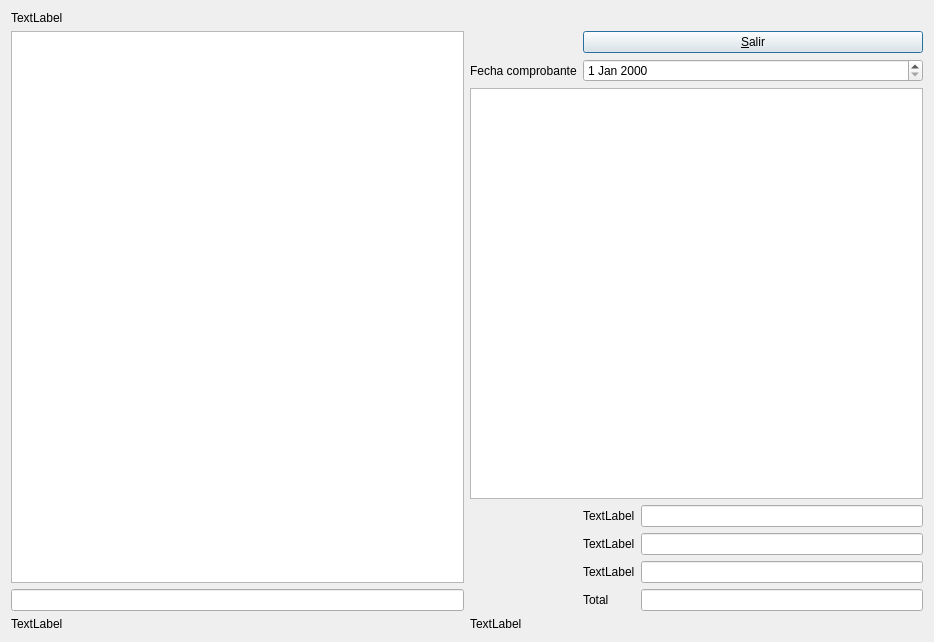
<?xml version="1.0" encoding="UTF-8"?>
<ui version="4.0">
 <class>Dialog</class>
 <widget class="QDialog" name="Dialog">
  <property name="geometry">
   <rect>
    <x>0</x>
    <y>0</y>
    <width>934</width>
    <height>642</height>
   </rect>
  </property>
  <property name="windowTitle">
   <string>Dialog</string>
  </property>
  <layout class="QHBoxLayout" name="horizontalLayout">
   <item>
    <layout class="QGridLayout" name="gridLayout_4">
     <item row="0" column="0">
      <widget class="QLabel" name="lblTitulo">
       <property name="text">
        <string>TextLabel</string>
       </property>
      </widget>
     </item>
     <item row="1" column="0">
      <layout class="QGridLayout" name="gridLayout_3">
       <item row="0" column="0">
        <widget class="QTableView" name="tableView"/>
       </item>
       <item row="1" column="0">
        <widget class="QLineEdit" name="lineEditCodBarra"/>
       </item>
      </layout>
     </item>
     <item row="1" column="1">
      <layout class="QGridLayout" name="gridLayout">
       <item row="5" column="1">
        <widget class="QLabel" name="lblPercepDGR">
         <property name="text">
          <string>TextLabel</string>
         </property>
        </widget>
       </item>
       <item row="4" column="1">
        <widget class="QLabel" name="lblIVA">
         <property name="text">
          <string>TextLabel</string>
         </property>
        </widget>
       </item>
       <item row="3" column="1">
        <widget class="QLabel" name="lblSubtotal">
         <property name="text">
          <string>TextLabel</string>
         </property>
        </widget>
       </item>
       <item row="6" column="2">
        <widget class="QLineEdit" name="lineEditTotal"/>
       </item>
       <item row="1" column="0">
        <widget class="QLabel" name="lblFecha">
         <property name="text">
          <string>Fecha comprobante</string>
         </property>
        </widget>
       </item>
       <item row="1" column="1" colspan="2">
        <widget class="QDateEdit" name="dateEdit"/>
       </item>
       <item row="2" column="0" colspan="3">
        <widget class="QGraphicsView" name="graphicsView"/>
       </item>
       <item row="6" column="1">
        <widget class="QLabel" name="lblTotal">
         <property name="text">
          <string>Total</string>
         </property>
        </widget>
       </item>
       <item row="0" column="1" colspan="2">
        <widget class="QPushButton" name="btnSalir">
         <property name="text">
          <string>&amp;Salir</string>
         </property>
        </widget>
       </item>
       <item row="3" column="2">
        <widget class="QLineEdit" name="lineEditSubTotal"/>
       </item>
       <item row="4" column="2">
        <widget class="QLineEdit" name="lineEditIVA"/>
       </item>
       <item row="5" column="2">
        <widget class="QLineEdit" name="lineEditPercepDGR"/>
       </item>
      </layout>
     </item>
     <item row="2" column="0" colspan="2">
      <layout class="QGridLayout" name="gridLayout_2">
       <item row="0" column="0">
        <widget class="QLabel" name="lblCliente">
         <property name="text">
          <string>TextLabel</string>
         </property>
        </widget>
       </item>
       <item row="0" column="1">
        <widget class="QLabel" name="lblInfo">
         <property name="text">
          <string>TextLabel</string>
         </property>
        </widget>
       </item>
      </layout>
     </item>
    </layout>
   </item>
  </layout>
 </widget>
 <tabstops>
  <tabstop>lineEditCodBarra</tabstop>
  <tabstop>tableView</tabstop>
  <tabstop>dateEdit</tabstop>
  <tabstop>graphicsView</tabstop>
  <tabstop>lineEditTotal</tabstop>
  <tabstop>btnSalir</tabstop>
 </tabstops>
 <resources/>
 <connections/>
</ui>
